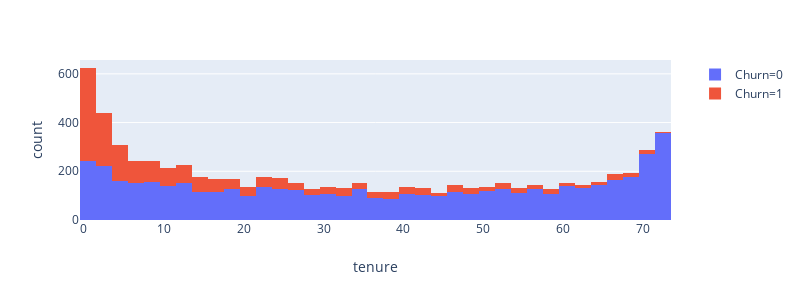

This figure's notebook cell:
### Markdown cell above
### Verificando o Churn sobre o tempo de servico Tunure

### Code cell
fig = px.histogram(dados, x="tenure", color="Churn", width=800, height=300)
fig.show()

### Figure 1 — Plotly figure (JSON) as saved in the notebook; plotly's stock layout.template omitted (floating-point values rounded to 4 significant figures; data arrays with more than 128 entries replaced by an {"elided": "..."} marker saying what was removed)
{"data": [{"alignmentgroup": "True", "bingroup": "x", "hoverlabel": {"namelength": 0}, "hovertemplate": "Churn=0<br>tenure=%{x}<br>count=%{y}", "legendgroup": "Churn=0", "marker": {"color": "#636efa"}, "name": "Churn=0", "offsetgroup": "Churn=0", "orientation": "v", "showlegend": true, "type": "histogram", "x": {"elided": "5174 int values"}, "xaxis": "x", "yaxis": "y"}, {"alignmentgroup": "True", "bingroup": "x", "hoverlabel": {"namelength": 0}, "hovertemplate": "Churn=1<br>tenure=%{x}<br>count=%{y}", "legendgroup": "Churn=1", "marker": {"color": "#EF553B"}, "name": "Churn=1", "offsetgroup": "Churn=1", "orientation": "v", "showlegend": true, "type": "histogram", "x": {"elided": "1869 int values"}, "xaxis": "x", "yaxis": "y"}], "layout": {"barmode": "relative", "height": 300, "legend": {"tracegroupgap": 0}, "margin": {"t": 60}, "width": 800, "xaxis": {"anchor": "y", "domain": [0, 0.98], "title": {"text": "tenure"}}, "yaxis": {"anchor": "x", "domain": [0, 1], "title": {"text": "count"}}}}
